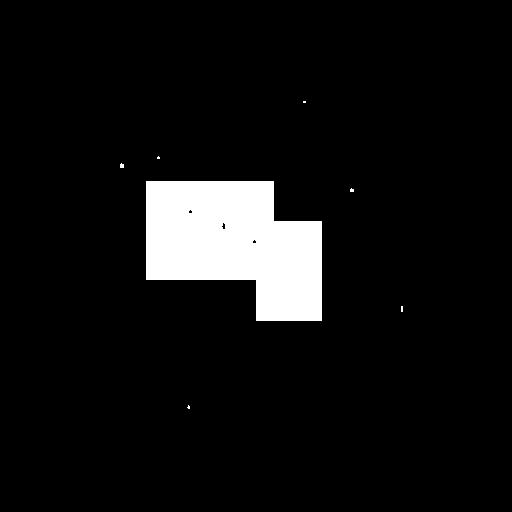
#> input picture opencv05/morphology.jpg, 512 x 512 px
$ python 05-04.py
#> lines starting #> are read from the running program, lines starting #| are printed output that depends on the picture; after the words box and inside, x2 and y2 are one past the last pixel; in counts of white or black regions, pixels touching at a corner belong together
import cv2

src = cv2.imread("morphology.jpg")
#> src is the input picture: shape (512, 512, 3); min 0, max 255, mean 17.8
gray = cv2.cvtColor(src, cv2.COLOR_BGR2GRAY)
_, thresh =  cv2.threshold(gray, 127, 255, cv2.THRESH_BINARY_INV)
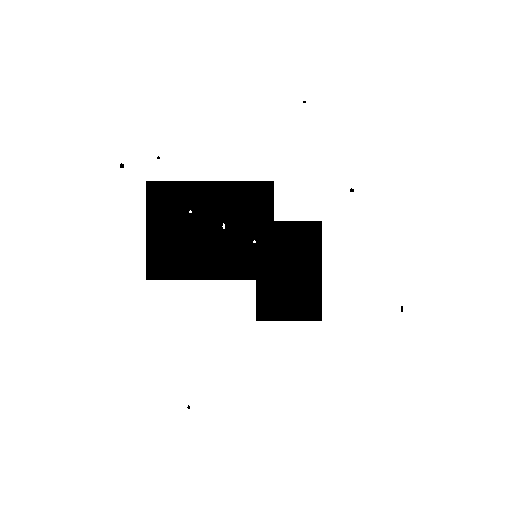
#> thresh: shape (512, 512); 93% white; 7 black regions (6 under 20 px)

contours, hierachy = \
cv2.findContours(thresh, cv2.RETR_TREE, cv2.CHAIN_APPROX_SIMPLE)
#> contours = 11 contours, 8 with area under 20; largest, box (x1, y1, x2, y2) and area: (0, 0, 512, 512) 261121, (145, 180, 323, 322) 18524, (119, 162, 125, 169) 24

result = cv2.drawContours(src, contours, -1, (0, 0, 255), 1)
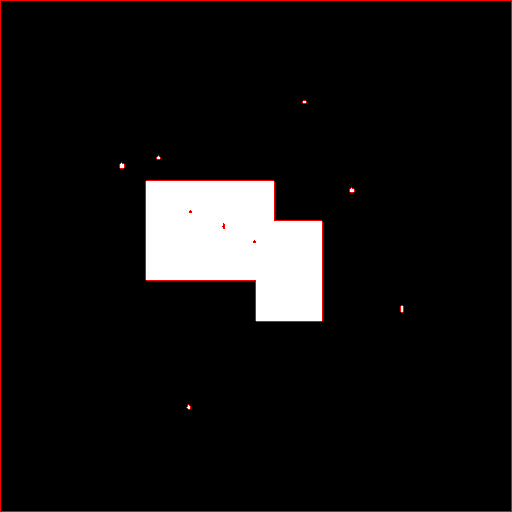
#> result: shape (512, 512, 3); mean B, G, R 17.8, 17.8, 20.5

cv2.imshow('result', result)
cv2.waitKey(0)
cv2.destroyAllWindows()
